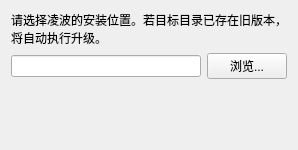
<?xml version="1.0" encoding="UTF-8"?>
<ui version="4.0">
 <class>TargetWidget</class>
 <widget class="QWidget" name="TargetWidget">
  <property name="windowTitle">
   <string>选择安装目录</string>
  </property>
  <layout class="QVBoxLayout" name="verticalLayout">
   <item>
    <widget class="QLabel" name="description">
     <property name="text">
      <string>请选择凌波的安装位置。若目标目录已存在旧版本，将自动执行升级。</string>
     </property>
     <property name="wordWrap">
      <bool>true</bool>
     </property>
    </widget>
   </item>
   <item>
    <layout class="QHBoxLayout" name="horizontalLayout">
     <item>
      <widget class="QLineEdit" name="targetDirectory">
       <property name="text">
        <string/>
       </property>
      </widget>
     </item>
     <item>
      <widget class="QPushButton" name="targetChooser">
       <property name="text">
        <string>浏览...</string>
       </property>
      </widget>
     </item>
    </layout>
   </item>
   <item>
    <widget class="QLabel" name="warning">
     <property name="text">
      <string/>
     </property>
     <property name="wordWrap">
      <bool>true</bool>
     </property>
    </widget>
   </item>
   <item>
    <spacer name="verticalSpacer">
     <property name="orientation">
      <enum>Qt::Vertical</enum>
     </property>
     <property name="sizeHint" stdset="0">
      <size>
       <width>20</width>
       <height>40</height>
      </size>
     </property>
    </spacer>
   </item>
  </layout>
 </widget>
</ui>
